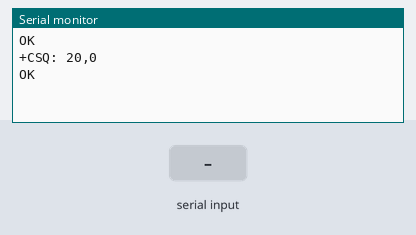
Bench run of a sketch on a simulated Arduino Mega 2560, built with avr-gcc and run on an emulated ATmega2560. On the bench: the last lines printed to the serial monitor. The test bench sets the inputs (shaded band). The modem accepts every AT command (registered, SIM ready, sends succeed) and sends nothing else.

Above: at 11.7 s.
11.8 s: "+CMTI:\n" received over Serial
At 12.9 s:
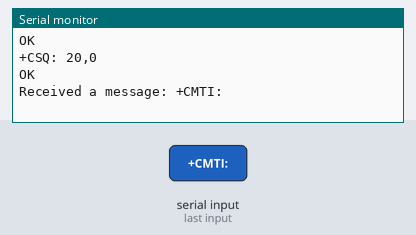
13.3 s: "+CMTI:\n" received over the second serial link
At 14.1 s:
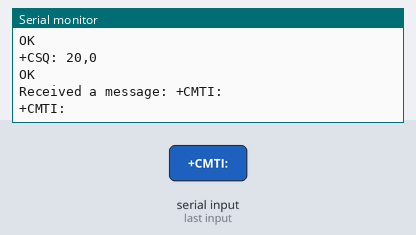
14.8 s: "1\n" received over the second serial link
At 15.2 s:
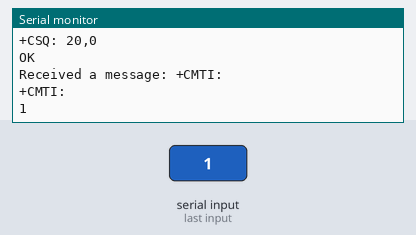

The sketch:

Pico_Sim800L_Testing.ino
```cpp
//Serial2 Rx to PI PICO Pin8
//Serial2 Tx to PI PICO Pin9

void setup() {
  delay(10000);
  Serial.begin(115200);
  Serial2.begin(9600);
  Serial2.println("AT");  // AT Command test
  updateSerial();
  Serial2.println("AT+CSQ"); //Signal quality test, value range is 0-31 , 31 is the best
  updateSerial();
  delay(500);
}

void loop() {
  updateSerial();
}


void updateSerial()
{
  while (Serial.available())
  {
    char c = Serial.read();
    Serial2.write(c);  // Forward character to Software Serial Port

    // Check for incoming message
    static String messageBuffer;
    messageBuffer += c;

    if (c == '\n') // Assuming the end of a message is marked by a newline character
    {
      if (messageBuffer.indexOf("+CMTI:") != -1)
      {
        // Handle the incoming message here
        Serial.println("Received a message: " + messageBuffer);
        // Add your logic to process the message
      }

      messageBuffer = ""; // Clear the message buffer
    }
  }

  while (Serial2.available())
  {
    char c = Serial2.read();
    Serial.write(c);  // Forward character to Serial Port
  }
}
```

Measured:
- after the input at 11.8 s, the serial monitor: prints a new line at once (image 1)
- after the input at 13.3 s, the serial monitor: prints a new line at once (image 2)
- after the input at 14.8 s, the serial monitor: prints a new line at once (image 3)
